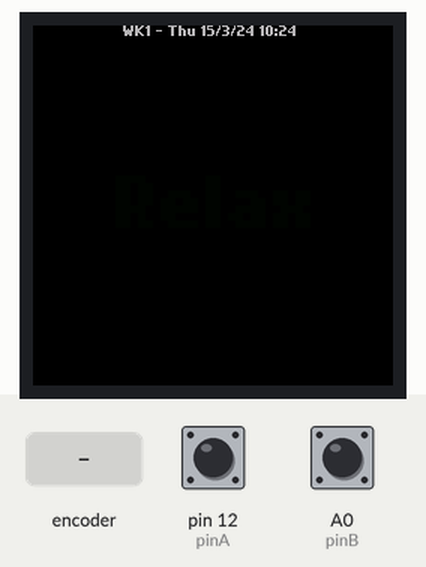
The program below on a simulated Arduino Nano, built with avr-gcc and run on an emulated ATmega328P. On the bench: 240×240 colour display. The test bench sets the inputs (shaded band); at power-on: pin 12 (pinA) HIGH, A0 (pinB) HIGH. The local clock reads 2024-03-15 10:24:30 at power-on unless the program sets it; what the program prints to the serial monitor is not drawn.

Above: at 2.4 s.
2.5 s: rotary encoder on pin 12 (pinA) / A0 (pinB) turned 3 steps (first pin leading)
At 3.4 s:
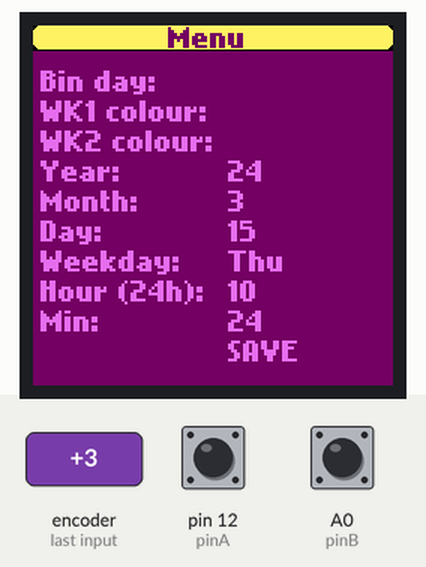
4.6 s: rotary encoder on pin 12 (pinA) / A0 (pinB) turned 2 steps (second pin leading)
At 5.7 s:
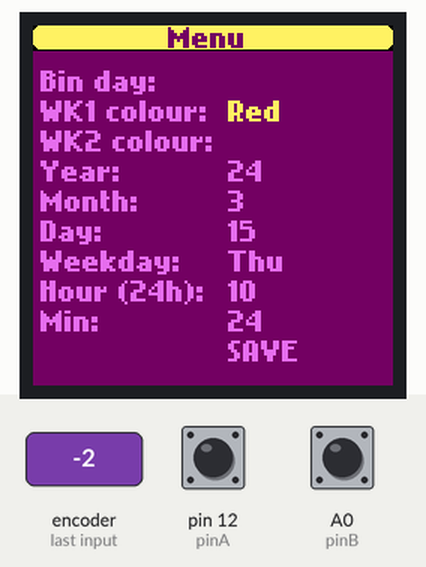
6.5 s: rotary encoder on pin 12 (pinA) / A0 (pinB) turned 3 steps (first pin leading)
At 7.6 s:
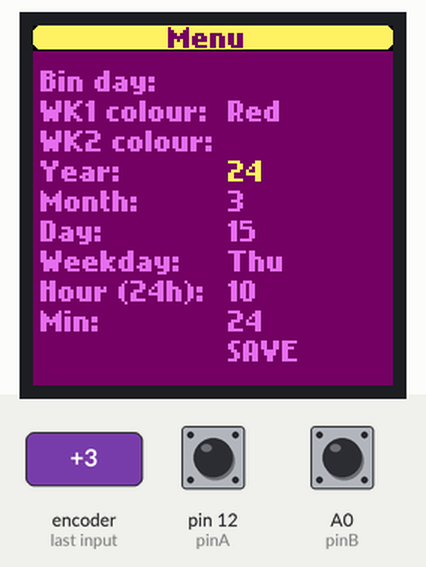
Timing chart, 0 to 9.5 s (numbered marks = the images above; inputs shaded):
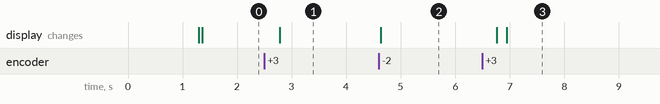

The program:

main.cpp
```cpp
#include <Arduino.h>
#include <rtc.h>
#include <tft.h>
#include <logo.h>
#include <eepromness.h>
#include <buttons.h>
// Big juicy global variables. Why? Because I'm bad at C!
bool changingScene = true;
#include <bindication.h>
#include <menu.h>
void setup(void)
{
  Serial.begin(115200);
  tftSetup();
  displayLogo();
  setupButtons();
  // readRTC(); // no need here, runs within bindication
  readEEPROM(); // do infrequently; has a lifespan
  delay(1000);
}
void loop()
{
  checkButtons();
  menuLoop();
  if (!menuIsOpen)
  {
    bindicationLoop();
  }
  delay(150); // at least debounce the buttons slightly
}
```

bindication.h
```cpp
#include <Arduino.h>
byte isBinTimePrev = 99; // unset
unsigned long headerUpdateLast = millis();
const int binColoursCount = 5;
String binColours[binColoursCount] = {
    "Red",
    "Green",
    "Blue",
    "Brown",
    "Black",
};
uint16_t drawRGB24toRGB565(uint8_t r, uint8_t g, uint8_t b)
{
  return ((r / 8) << 11) | ((g / 4) << 5) | (b / 8);
}
unsigned int binColourCodes[binColoursCount] = {
    drawRGB24toRGB565(168, 0, 35),
    drawRGB24toRGB565(33, 211, 33),
    drawRGB24toRGB565(45, 85, 255),
    drawRGB24toRGB565(172, 107, 14),
    drawRGB24toRGB565(30, 30, 30), // set further down too
};
double darkness = .7;
unsigned int binColourCodesDarker[binColoursCount] = {
    drawRGB24toRGB565(round(168 * darkness), round(0 * darkness), round(35) * darkness),
    drawRGB24toRGB565(round(33 * darkness), round(211 * darkness), round(33) * darkness),
    drawRGB24toRGB565(round(45 * darkness), round(85 * darkness), round(255 * darkness)),
    drawRGB24toRGB565(round(172 * darkness), round(107 * darkness), round(14) * darkness),
    drawRGB24toRGB565(round(30 * darkness), round(30 * darkness), round(30) * darkness),
};
void displayHeader()
{
  tft.fillRect(0, 0, 240, 9, 0x0000);
  // https://ee-programming-notepad.blogspot.com/2016/10/16-bit-color-generator-picker.html
  tft.setTextColor(0xB596);
  tft.setTextSize(1);
  // tft.setCursor(0, 0);
  // tft.println("WK 1: GREEN  WK 2: GREEN");
  tft.setCursor(60, 0); // should be safe, faux right align
  tft.print("WK");
  tft.print(_weekNumber + 1); // 0-1 > 1-2
  tft.print(" - ");
  tft.println(getDateTimeString());
  Serial.println(getDateTimeString());
}
void drawBin(int bg, int bgDarker)
{
  tft.fillRoundRect(0, 9, 240, 240 - 9, 10, bg);
  // edge shading
  // // tft.drawLine(0, 40, 10, 240, 0x528A); // antialias?
  // tft.drawLine(2, 30, 11, 240, bgDarker);
  // tft.drawLine(6, 30, 16, 240, bgDarker);
  // for (float x = 0; x < 3.1415; x += 0.1)
  // {
  //   // y = (cos(x + 3.1415 / 2) + 1) / 2 * 240 * 2
  //   // tft.drawFastVLine(round((cos(x + 3.1415 / 2) + 1) / 2 * 240 * 2), 0, 240, bgDarker);
  //   // y = (cos(x + 3.1415 / 2) + 1) / 2) * 240 * 2
  //   // https://www.google.com/search?sxsrf=ALeKk00Nadc2-My6mtlEPCjP4_L41Ai-PQ%3A1605754528019&ei=oN61X5hdh8SBBs-tssAF&q=y+%3D+%28%28cos%28x+%2B+3.1415+%2F+2%29+%2B+1%29+%2F+2%29+*+240+*+2&oq=y+%3D+%28%28cos%28x+%2B+3.1415+%2F+2%29+%2B+1%29+%2F+2%29+*+240+*+2
  //   tft.drawFastVLine(((cos(x + 3.1415 / 2) + 1) / 2) * 240 * 2, 30, 240, bgDarker);
  // }
  for (float i = 0; i < 3.1415; i += .15)
  {
    float x = round(sin(i) * 30);
    tft.drawFastVLine(30 - x, 30, 240, bgDarker);
    tft.drawFastVLine(210 + x, 30, 240, bgDarker);
  }
  // edge triangle wedges
  tft.fillTriangle(0, 40, 0, 240, 10, 240, 0x0000);
  tft.fillTriangle(240, 40, 240, 240, 230, 240, 0x0000);
  tft.fillTriangle(0, 230, 0, 240, 30, 240, 0x0000);
  tft.fillTriangle(240, 230, 240, 240, 210, 240, 0x0000);
  // lid
  tft.fillRoundRect(0, 15, 240, 15, 5, bg);
  tft.fillRoundRect(0, 30, 240, 5, 5, bgDarker);
  tft.fillRect(0, 14, 240, 1, bgDarker);
}
void displayBindication()
{
  byte binTimeNew = isBinTime(binDow) ? 1 : 0;
  // Only update the display if necessary
  if (isBinTimePrev != binTimeNew || changingScene)
  {
    isBinTimePrev = binTimeNew;
    tft.fillRect(0, 9, 240, 240 - 9, 0x0000);
    //
    // Test colours
    //
    // for (int i = 0; i < binColoursCount; i++)
    // {
    //   int bg = binColourCodes[i];
    //   int bgDarker = binColourCodesDarker[i];
    //   drawBin(bg, bgDarker);
    //   tft.setTextSize(8);
    //   tft.setTextColor(bg == drawRGB24toRGB565(30, 30, 30) ? 0xffff : 0x0000);
    //   tft.setCursor(10, 55);
    //   tft.println("  BIN");
    //   tft.setCursor(10, 140);
    //   tft.println("NIGHT");
    //   delay(5000);
    // }
    if (binTimeNew)
    {
      Serial.println(F("isBinTime baby!"));
      Serial.print(F("binColourRightNow: "));
      Serial.println(binColourRightNowString(wk1, wk2, binColours));
      int bg = binColourCodes[binColourRightNow(wk1, wk2)];
      int bgDarker = binColourCodesDarker[binColourRightNow(wk1, wk2)];
      drawBin(bg, bgDarker);
      tft.setTextSize(8);
      //
      tft.setCursor(13, 58);
      tft.setTextColor(bgDarker);
      tft.println("  BIN");
      //
      tft.setCursor(10, 55);
      tft.setTextColor(bg == drawRGB24toRGB565(30, 30, 30) ? 0xffff : 0x0000);
      tft.println("  BIN");
      if (isEvening())
      {
        Serial.println(F("isEvening"));
        tft.setCursor(13, 143);
        tft.setTextColor(bgDarker);
        tft.println("NIGHT");
        //
        tft.setCursor(10, 140);
        tft.setTextColor(bg == drawRGB24toRGB565(30, 30, 30) ? 0xffff : 0x0000);
        tft.println("NIGHT");
      }
      else
      {
        Serial.println(F("not isEvening"));
        tft.setCursor(13, 143);
        tft.setTextColor(bgDarker);
        tft.println("DAY");
        //
        tft.setCursor(45, 140);
        tft.setTextColor(bg == drawRGB24toRGB565(30, 30, 30) ? 0xffff : 0x0000);
        tft.println("DAY");
      }
    }
    else
    {
      tft.setTextColor(0x0020);
      tft.setTextSize(5);
      tft.setCursor(40, 100);
      tft.println(" Relax");
    }
  }
}
void bindicationLoop()
{
  if (millis() - headerUpdateLast > 60000 || changingScene)
  {
    headerUpdateLast = millis();
    readRTC();
    displayHeader();
    displayBindication();
    changingScene = false;
  }
}
```

buttons.h
```cpp
#include <Arduino.h>
int pinA = 12;
int pinB = A0;
bool pressedA = false;
bool pressedB = false;
void setupButtons()
{
  pinMode(pinA, INPUT_PULLUP);
  pinMode(pinB, INPUT_PULLUP);
}
void checkButtons()
{
  // I mean, I know there are smarter ways to do this.. state arrays and whatnot but it's literally just two buttons, so why keep the compiled code flat and exhaustive (like your mom)
  if (pressedA == false && digitalRead(pinA) == 0)
  {
    Serial.println("pinA");
    pressedA = true;
  }
  else if (pressedA == true && digitalRead(pinA) == 1)
  {
    pressedA = false;
  }
  if (pressedB == false && digitalRead(pinB) == 0)
  {
    Serial.println("pinB");
    pressedB = true;
  }
  else if (pressedB == true && digitalRead(pinB) == 1)
  {
    pressedB = false;
  }
}
```

eepromness.h
```cpp
#include <Arduino.h>
#include <EEPROM.h>
int eepBinDow = 1; // 1(sun)-7
int eepWk1 = 2;
int eepWk2 = 3;
// defaults during boot
byte binDow = 1;
byte wk1 = 1;
byte wk2 = 1;
// Screw seconds
void readEEPROM()
{
  Serial.println(F("::readEEPROM"));
  // Shove some defaults in
  // EEPROM.write(eepBinDow, 1);
  // EEPROM.write(eepWk1, 2);
  // EEPROM.write(eepWk2, 3);
  binDow = EEPROM.read(eepBinDow);
  wk1 = EEPROM.read(eepWk1);
  wk2 = EEPROM.read(eepWk2);
  // Serial.print(F("EEPROM.length: "));
  // Serial.println(EEPROM.length());
  Serial.print(F("binDow: "));
  Serial.println(binDow);
  Serial.print(F("wk1: "));
  Serial.println(wk1);
  Serial.print(F("wk2: "));
  Serial.println(wk2);
}
void saveEEPROM()
{
  Serial.println(F("::saveEEPROM"));
  EEPROM.write(eepBinDow, binDow);
  EEPROM.write(eepWk1, wk1);
  EEPROM.write(eepWk2, wk2);
}
```

logo.h
```cpp
#include <Arduino.h>

void displayLogo()
{
  tft.fillScreen(ST77XX_BLACK);
  tft.fillRoundRect(0, 0, 240, 240, 16, ST77XX_ORANGE);
  tft.setTextSize(5);
  tft.setTextColor(ST77XX_BLACK);
  tft.setCursor(0, 30);
  tft.println("    Bin");
  tft.println("    Night");
  tft.println("    Bitch");
  tft.println("        v2");
  tft.setTextSize(2);
  tft.setCursor(35, 226);
  tft.println("MichaelCook.tech");
}
```

menu.h
```cpp
#include <Arduino.h>
bool menuIsOpen = false;
int menuActive = 0;
int menuItemsCount = 0;
int menuSelectionsCount = 0;
void menuOpen()
{
  menuIsOpen = true;
  menuActive = 0;
  changingScene = true;
}
void menuClose()
{
  menuIsOpen = false;
  changingScene = true;
}
void drawMenuHeader()
{
  tft.fillRoundRect(0, 0, 240, 16, 5, 0xFF8C);
  tft.setTextSize(2);
  tft.setCursor(90, 1);
  tft.setTextColor(0x700C);
  tft.println("Menu");
}
void drawItem(String text)
{
  tft.setCursor(5, 30 + menuItemsCount * 20);
  tft.setTextColor(0xE37D);
  tft.println(text);
  menuItemsCount++;
}
void drawItems()
{
  menuItemsCount = 0;
  tft.fillRect(0, 17, 130, 240 - 17, 0x700C);
  drawItem("Bin day:");
  drawItem("WK1 colour:");
  drawItem("WK2 colour:");
  drawItem("Year:");
  drawItem("Month:");
  drawItem("Day:");
  drawItem("Weekday:");
  drawItem("Hour (24h):");
  drawItem("Min:");
}
void drawSelection(String text)
{
  tft.setCursor(130, 30 + menuSelectionsCount * 20);
  tft.setTextColor(menuActive == menuSelectionsCount ? 0xFF8C : 0xE37D);
  tft.println(text);
  menuSelectionsCount++;
}
void drawSelections()
{
  menuSelectionsCount = 0;
  tft.fillRect(130, 17, 240 - 130, 240 - 17, 0x700C);
  tft.setTextSize(2);
  drawSelection(dowString(binDow));
  drawSelection(binColours[wk1]);
  drawSelection(binColours[wk2]);
  drawSelection((String)_year);
  drawSelection((String)_month);
  drawSelection((String)_day);
  drawSelection(dowString(_dow));
  drawSelection((String)_hour);
  drawSelection((String)_min);
  drawSelection("SAVE");
}
void pressSelection(int index)
{
  switch (index)
  {
  case 0:
    binDow = (binDow < 7) ? binDow + 1 : 1;
    break;
  case 1:
    wk1 = (wk1 < binColoursCount - 1) ? wk1 + 1 : 0;
    break;
  case 2:
    wk2 = (wk2 < binColoursCount - 1) ? wk2 + 1 : 0;
    break;
  case 3:
    _year = (_year < 99) ? _year + 1 : 20;
    break;
  case 4:
    _month = (_month < 12) ? _month + 1 : 1;
    break;
  case 5:
    _day = (_day < 31) ? _day + 1 : 1;
    break;
  case 6:
    _dow = (_dow < 7) ? _dow + 1 : 1;
    break;
  case 7:
    _hour = (_hour < 23) ? _hour + 1 : 0;
    break;
  case 8:
    _min = (_min < 59) ? _min + 1 : 0;
    break;
  case 9:
    saveEEPROM();
    saveRTC();
    menuClose();
    break;
  default:
    break;
  }
}
void menuLoop()
{
  if (pressedA)
  {
    if (menuIsOpen)
    {
      // menuActive = (menuActive >= menuSelectionsCount - 1) ? 0 : menuActive + 1;
      menuActive = menuActive < menuSelectionsCount - 1 ? menuActive + 1 : 0;
      drawSelections();
    }
    else
    {
      Serial.println("Opening");
      menuOpen();
      drawMenuHeader();
      drawItems();
      drawSelections();
      changingScene = false;
    }
  }
  else if (pressedB && menuIsOpen)
  {
    pressSelection(menuActive);
    drawSelections();
  }
}
```

rtc.h
```cpp
#include <DS3231.h>
#include <Wire.h>
#include <TimeLib.h>
DS3231 clock;
bool century = false;
bool h12Flag;
bool pmFlag;
// 'year' and whatnot are fuckin nabbed by Time.h
int _year = 0;
int _month = 0;
int _day = 0;
int _dow = 0; // 1(sun)-7
int _hour = 0;
int _min = 0;
int _weekNumber = 0;
time_t secondsSince9thNov2020(int yearr, int monthh, int dayy, int hourr, int minn)
{
  // 9th nov makes christmas week as week1, might not be accurate but.. it's a gift
  tmElements_t input9thNov2020;
  // Actually, during calc we're gonna whip off 2000 years for var size
  input9thNov2020.Year = 2020 - 2000;
  input9thNov2020.Month = 11;
  input9thNov2020.Day = 9;
  input9thNov2020.Hour = 0;
  input9thNov2020.Minute = 0;
  input9thNov2020.Second = 0;
  // 0000/1/1 0:0:0 = 0 seconds
  time_t time9thNov2020 = makeTime(input9thNov2020);
  tmElements_t inputNow;
  inputNow.Year = yearr - 2000;
  inputNow.Month = monthh;
  inputNow.Day = dayy;
  inputNow.Hour = hourr;
  inputNow.Minute = minn;
  inputNow.Second = 0;
  return makeTime(inputNow) - time9thNov2020;
}
// returns 0 or 1 with 9 if on the given week, 1 next week, 0, etc
int weekNumberSince(time_t secondss)
{
  // Serial.print("now: ");
  // Serial.println(now);
  // Serial.print("seconds since: ");
  // Serial.println(now - time9thNov2020);
  int daysSince = floor(secondss / 60 / 60 / 24);
  // Serial.print("daysSince: ");
  // Serial.println(daysSince);
  int weeksSince = floor(daysSince / 7);
  // Serial.print("weeksSince: ");
  // Serial.println(weeksSince);
  int weekNumber = weeksSince % 2 == 0 ? 0 : 1;
  // Serial.print("weekNumber: ");
  // Serial.println(weekNumber);
  // Serial.println("");
  return weekNumber;
}
void readRTC()
{
  Wire.begin();
  _year = clock.getYear();
  _month = clock.getMonth(century);
  _day = clock.getDate();
  _dow = clock.getDoW();
  _hour = clock.getHour(h12Flag, pmFlag);
  _min = clock.getMinute();
  Serial.println(F("::readRTC"));
  Serial.print(F("_year: "));
  Serial.println(_year);
  Serial.print(F("_month: "));
  Serial.println(_month);
  Serial.print(F("_day: "));
  Serial.println(_day);
  Serial.print(F("_dow: "));
  Serial.println(_dow);
  Serial.print(F("_hour: "));
  Serial.println(_hour);
  Serial.print(F("m_minin: "));
  Serial.println(_min);
  // Serial.print("2021, 1, 18: ");
  // Serial.println(weekNumberSince(secondsSince9thNov2020(2021, 1, 18, random(0, 24), random(0, 59))));
  _weekNumber = weekNumberSince(secondsSince9thNov2020(_year + 2000, _month, _day, _hour, _min));
  Serial.print("weekNumber (0 or 1): ");
  Serial.println(_weekNumber);
}
String days[] = {"n/a",
                 "Sun",
                 "Mon",
                 "Tue",
                 "Wed",
                 "Thu",
                 "Fri",
                 "Sat"};
String dowString(int index)
{
  return days[index];
}
String getDateString()
{
  String result = "";
  result += dowString(_dow);
  result += " ";
  result += _day;
  result += "/";
  result += _month;
  result += "/";
  result += _year;
  return result;
}
String getTimeString()
{
  String result = "";
  result += _hour < 10 ? "0" : "";
  result += _hour;
  result += ":";
  result += _min < 10 ? "0" : "";
  result += _min;
  // result += ":";
  // result += clock.getSecond();
  return result;
}
String getDateTimeString()
{
  String result = "";
  result += getDateString();
  result += " ";
  result += getTimeString();
  return result;
}
// don't check RTC too often.. slows the clock down potentially
// https://forum.arduino.cc/index.php?topic=343194.msg2389434#msg2389434
// although next dude says that's bullshit
bool isBinTime(byte binDow)
{
  // needs readRTC() to have been run
  Serial.println(F("Note: a lot of this stuff won't work if bin day were sunday"));
  return (
      // Day before bin day after 4pm
      (_dow == binDow - 1 && _hour >= 16) ||
      // Day of bin day before 11am
      (_dow == binDow && _hour < 11));
}
bool isEvening()
{
  return (_hour > 12);
}
int binColourRightNow(byte wk1, byte wk2)
{
  // _weekNumber calculcated during readRTC
  return _weekNumber == 1 ? wk2 : wk1;
}
String binColourRightNowString(byte wk1, byte wk2, String binColours[])
{
  return binColours[binColourRightNow(wk1, wk2)];
}
void saveRTC()
{
  clock.setClockMode(false); // set to 24h
  clock.setYear(_year);
  clock.setMonth(_month);
  clock.setDate(_day);
  clock.setDoW(_dow);
  clock.setHour(_hour);
  clock.setMinute(_min);
  clock.setSecond(0);
}
```

tft.h
```cpp
#include <Arduino.h>
#include <Adafruit_GFX.h>
#include <Adafruit_ST7789.h>
#include <SPI.h>
#include <nokia-myke.h>
#define CS 9  // D9    (unused)
#define DC 7  // D8
#define RST 8 // D7
// #define SDA A4 // (built-in)
// #define SCK A5 // (built-in SCL)
Adafruit_ST7789 tft = Adafruit_ST7789(CS, DC, RST); // hardware SPI
void tftSetup()
{
  tft.init(240, 240, SPI_MODE2);
  tft.setRotation(1);
  tft.setTextWrap(true);
  tft.setFont(&__nokiafc224pt7b);
}
```

Source omitted: nokia-myke.h (data table, 6438 bytes)

Measured:
- after the input at 2.5 s, the display: changes after 0.28 s (image 1)
- after the input at 4.6 s, the display: changes at once (image 2)
- after the input at 6.5 s, the display: first changes after 0.26 s (image 3 shows a later state)
